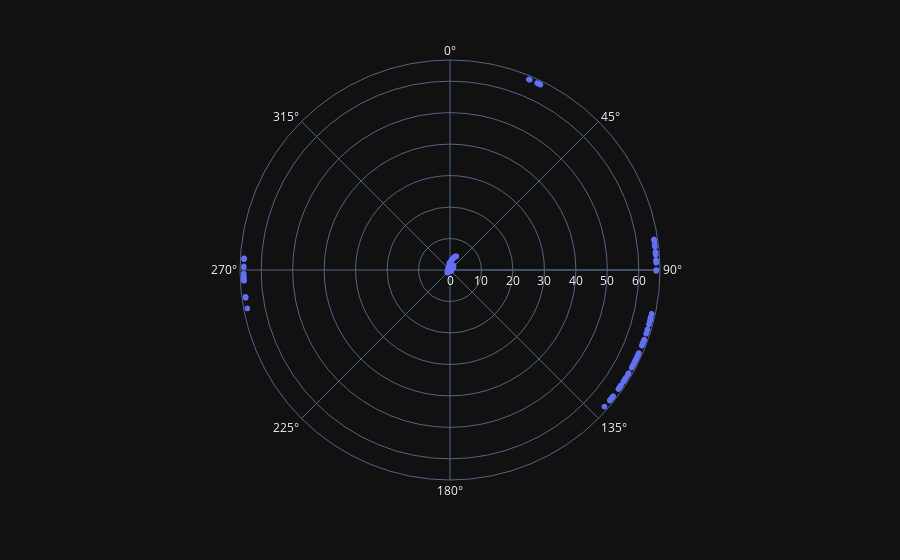

The code cell stored with this chart in its notebook:
### Code cell
px.scatter_polar(r=r, theta=np.degrees(theta))

### Figure 1 — Plotly figure (JSON) as saved in the notebook; plotly's stock layout.template omitted (floating-point values rounded to 4 significant figures; data arrays with more than 128 entries replaced by an {"elided": "..."} marker saying what was removed)
{"data": [{"hovertemplate": "r=%{r}<br>theta=%{theta}<extra></extra>", "legendgroup": "", "marker": {"color": "#636efa", "symbol": "circle"}, "mode": "markers", "name": "", "r": {"elided": "1081 float values"}, "showlegend": false, "subplot": "polar", "theta": {"elided": "1081 float values"}, "type": "scatterpolargl"}], "layout": {"legend": {"tracegroupgap": 0}, "margin": {"t": 60}, "polar": {"angularaxis": {"direction": "clockwise", "rotation": 90}, "domain": {"x": [0, 1], "y": [0, 1]}}}}
